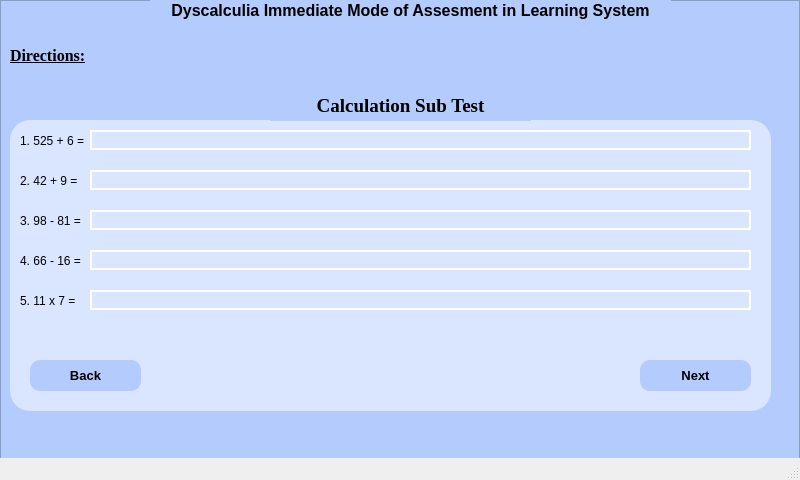
<?xml version="1.0" encoding="UTF-8"?>
<ui version="4.0">
 <class>MainWindow</class>
 <widget class="QMainWindow" name="MainWindow">
  <property name="geometry">
   <rect>
    <x>0</x>
    <y>0</y>
    <width>800</width>
    <height>480</height>
   </rect>
  </property>
  <property name="windowTitle">
   <string>MainWindow</string>
  </property>
  <widget class="QWidget" name="centralwidget">
   <widget class="QFrame" name="frame">
    <property name="geometry">
     <rect>
      <x>0</x>
      <y>0</y>
      <width>800</width>
      <height>480</height>
     </rect>
    </property>
    <property name="styleSheet">
     <string notr="true">background-color: rgb(180, 203, 253);</string>
    </property>
    <property name="frameShape">
     <enum>QFrame::StyledPanel</enum>
    </property>
    <property name="frameShadow">
     <enum>QFrame::Raised</enum>
    </property>
    <widget class="QFrame" name="frame_2">
     <property name="geometry">
      <rect>
       <x>10</x>
       <y>120</y>
       <width>761</width>
       <height>291</height>
      </rect>
     </property>
     <property name="styleSheet">
      <string notr="true">background-color: rgb(218, 229, 255);
border-radius: 20px;</string>
     </property>
     <property name="frameShape">
      <enum>QFrame::StyledPanel</enum>
     </property>
     <property name="frameShadow">
      <enum>QFrame::Raised</enum>
     </property>
     <widget class="QLabel" name="label_5">
      <property name="geometry">
       <rect>
        <x>10</x>
        <y>10</y>
        <width>741</width>
        <height>21</height>
       </rect>
      </property>
      <property name="text">
       <string>1. 525 + 6 = </string>
      </property>
     </widget>
     <widget class="QLabel" name="label_6">
      <property name="geometry">
       <rect>
        <x>10</x>
        <y>50</y>
        <width>741</width>
        <height>21</height>
       </rect>
      </property>
      <property name="text">
       <string>2. 42 + 9 = </string>
      </property>
     </widget>
     <widget class="QLabel" name="label_7">
      <property name="geometry">
       <rect>
        <x>10</x>
        <y>90</y>
        <width>741</width>
        <height>21</height>
       </rect>
      </property>
      <property name="text">
       <string>3. 98 - 81 = </string>
      </property>
     </widget>
     <widget class="QLabel" name="label_8">
      <property name="geometry">
       <rect>
        <x>10</x>
        <y>130</y>
        <width>741</width>
        <height>21</height>
       </rect>
      </property>
      <property name="text">
       <string>4. 66 - 16 = </string>
      </property>
     </widget>
     <widget class="QLabel" name="label_9">
      <property name="geometry">
       <rect>
        <x>10</x>
        <y>170</y>
        <width>741</width>
        <height>21</height>
       </rect>
      </property>
      <property name="text">
       <string>5. 11 x 7 =</string>
      </property>
     </widget>
     <widget class="QPushButton" name="pushButton">
      <property name="geometry">
       <rect>
        <x>20</x>
        <y>240</y>
        <width>111</width>
        <height>31</height>
       </rect>
      </property>
      <property name="font">
       <font>
        <pointsize>10</pointsize>
        <weight>75</weight>
        <bold>true</bold>
       </font>
      </property>
      <property name="cursor">
       <cursorShape>PointingHandCursor</cursorShape>
      </property>
      <property name="styleSheet">
       <string notr="true">background-color: rgb(180, 203, 253);
border-radius: 10px;</string>
      </property>
      <property name="text">
       <string>Back</string>
      </property>
     </widget>
     <widget class="QPushButton" name="pushButton_2">
      <property name="geometry">
       <rect>
        <x>630</x>
        <y>240</y>
        <width>111</width>
        <height>31</height>
       </rect>
      </property>
      <property name="font">
       <font>
        <pointsize>10</pointsize>
        <weight>75</weight>
        <bold>true</bold>
        <kerning>true</kerning>
       </font>
      </property>
      <property name="cursor">
       <cursorShape>PointingHandCursor</cursorShape>
      </property>
      <property name="acceptDrops">
       <bool>false</bool>
      </property>
      <property name="styleSheet">
       <string notr="true">background-color: rgb(180, 203, 253);
border-radius: 10px;</string>
      </property>
      <property name="text">
       <string>Next</string>
      </property>
      <property name="autoDefault">
       <bool>false</bool>
      </property>
     </widget>
     <widget class="QLineEdit" name="lineEdit">
      <property name="geometry">
       <rect>
        <x>80</x>
        <y>10</y>
        <width>661</width>
        <height>20</height>
       </rect>
      </property>
      <property name="styleSheet">
       <string notr="true">QLineEdit {
	border: 2px solid #FFFFFF;
}

QLineEdit:focus{
	border: 2px solid #000000
}</string>
      </property>
     </widget>
     <widget class="QLineEdit" name="lineEdit_2">
      <property name="geometry">
       <rect>
        <x>80</x>
        <y>50</y>
        <width>661</width>
        <height>20</height>
       </rect>
      </property>
      <property name="styleSheet">
       <string notr="true">QLineEdit {
	border: 2px solid #FFFFFF;
}

QLineEdit:focus{
	border: 2px solid #000000
}</string>
      </property>
     </widget>
     <widget class="QLineEdit" name="lineEdit_3">
      <property name="geometry">
       <rect>
        <x>80</x>
        <y>90</y>
        <width>661</width>
        <height>20</height>
       </rect>
      </property>
      <property name="styleSheet">
       <string notr="true">QLineEdit {
	border: 2px solid #FFFFFF;
}

QLineEdit:focus{
	border: 2px solid #000000
}</string>
      </property>
     </widget>
     <widget class="QLineEdit" name="lineEdit_4">
      <property name="geometry">
       <rect>
        <x>80</x>
        <y>130</y>
        <width>661</width>
        <height>20</height>
       </rect>
      </property>
      <property name="styleSheet">
       <string notr="true">QLineEdit {
	border: 2px solid #FFFFFF;
}

QLineEdit:focus{
	border: 2px solid #000000
}
</string>
      </property>
     </widget>
     <widget class="QLineEdit" name="lineEdit_5">
      <property name="geometry">
       <rect>
        <x>80</x>
        <y>170</y>
        <width>661</width>
        <height>20</height>
       </rect>
      </property>
      <property name="styleSheet">
       <string notr="true">QLineEdit {
	border: 2px solid #FFFFFF;
}

QLineEdit:focus{
	border: 2px solid #000000
}
</string>
      </property>
     </widget>
    </widget>
    <widget class="QLabel" name="label">
     <property name="geometry">
      <rect>
       <x>150</x>
       <y>0</y>
       <width>521</width>
       <height>20</height>
      </rect>
     </property>
     <property name="font">
      <font>
       <pointsize>12</pointsize>
       <weight>75</weight>
       <bold>true</bold>
       <underline>false</underline>
      </font>
     </property>
     <property name="text">
      <string>Dyscalculia Immediate Mode of Assesment in Learning System</string>
     </property>
     <property name="alignment">
      <set>Qt::AlignCenter</set>
     </property>
     <property name="wordWrap">
      <bool>false</bool>
     </property>
    </widget>
    <widget class="QLabel" name="label_4">
     <property name="geometry">
      <rect>
       <x>270</x>
       <y>90</y>
       <width>261</width>
       <height>31</height>
      </rect>
     </property>
     <property name="font">
      <font>
       <family>Times New Roman</family>
       <pointsize>14</pointsize>
       <weight>75</weight>
       <bold>true</bold>
       <underline>false</underline>
      </font>
     </property>
     <property name="mouseTracking">
      <bool>false</bool>
     </property>
     <property name="text">
      <string>Calculation Sub Test</string>
     </property>
     <property name="alignment">
      <set>Qt::AlignCenter</set>
     </property>
    </widget>
    <widget class="QLabel" name="label_3">
     <property name="geometry">
      <rect>
       <x>10</x>
       <y>40</y>
       <width>91</width>
       <height>31</height>
      </rect>
     </property>
     <property name="font">
      <font>
       <family>Times New Roman</family>
       <pointsize>12</pointsize>
       <weight>75</weight>
       <bold>true</bold>
       <underline>true</underline>
      </font>
     </property>
     <property name="mouseTracking">
      <bool>false</bool>
     </property>
     <property name="text">
      <string>Directions:</string>
     </property>
    </widget>
   </widget>
  </widget>
  <widget class="QMenuBar" name="menubar">
   <property name="geometry">
    <rect>
     <x>0</x>
     <y>0</y>
     <width>800</width>
     <height>21</height>
    </rect>
   </property>
  </widget>
  <widget class="QStatusBar" name="statusbar"/>
 </widget>
 <resources/>
 <connections/>
</ui>
